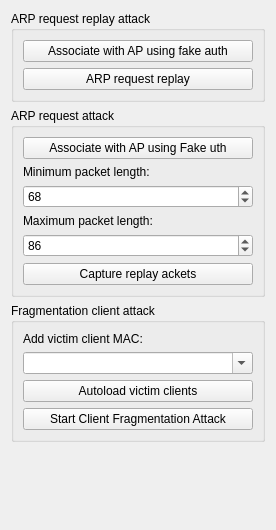
          <widget class="QWidget" name="page">
           <property name="geometry">
            <rect>
             <x>0</x>
             <y>0</y>
             <width>276</width>
             <height>530</height>
            </rect>
           </property>
           <attribute name="label">
            <string>WEP Attacks (with clients)</string>
           </attribute>
           <layout class="QVBoxLayout">
            <item>
             <widget class="QGroupBox" name="buttonGroup1_2_2_3">
              <property name="title">
               <string>ARP request replay attack</string>
              </property>
              <property name="flat">
               <bool>false</bool>
              </property>
              <property name="checkable">
               <bool>false</bool>
              </property>
              <layout class="QVBoxLayout">
               <item>
                <widget class="QPushButton" name="button_wep_assoc_fake_auth_rep">
                 <property name="text">
                  <string>Associate with AP using fake auth</string>
                 </property>
                </widget>
               </item>
               <item>
                <widget class="QPushButton" name="button_wep_start_rep">
                 <property name="text">
                  <string>ARP request replay</string>
                 </property>
                </widget>
               </item>
              </layout>
             </widget>
            </item>
            <item>
             <widget class="QGroupBox" name="buttonGroup1_2_2_2_3">
              <property name="title">
               <string>ARP request attack</string>
              </property>
              <layout class="QVBoxLayout">
               <item>
                <widget class="QPushButton" name="button_wep_assoc_fake_auth_req">
                 <property name="text">
                  <string>Associate with AP using Fake uth</string>
                 </property>
                </widget>
               </item>
               <item>
                <widget class="QLabel" name="textLabel6_3">
                 <property name="text">
                  <string>Minimum packet length:</string>
                 </property>
                 <property name="wordWrap">
                  <bool>false</bool>
                 </property>
                </widget>
               </item>
               <item>
                <widget class="QSpinBox" name="spin_wep_wireless_req">
                 <property name="maximum">
                  <number>90000</number>
                 </property>
                 <property name="value">
                  <number>68</number>
                 </property>
                </widget>
               </item>
               <item>
                <widget class="QLabel" name="textLabel7_2">
                 <property name="text">
                  <string>Maximum packet length:</string>
                 </property>
                 <property name="wordWrap">
                  <bool>false</bool>
                 </property>
                </widget>
               </item>
               <item>
                <widget class="QSpinBox" name="spin_wep_wired_req">
                 <property name="maximum">
                  <number>90000</number>
                 </property>
                 <property name="value">
                  <number>86</number>
                 </property>
                </widget>
               </item>
               <item>
                <widget class="QPushButton" name="button_wep_capture_req">
                 <property name="text">
                  <string>Capture replay ackets</string>
                 </property>
                </widget>
               </item>
              </layout>
             </widget>
            </item>
            <item>
             <widget class="QGroupBox" name="buttonGroup1_2_2_2_2_2">
              <property name="title">
               <string>Fragmentation client attack</string>
              </property>
              <layout class="QVBoxLayout">
               <item>
                <widget class="QLabel" name="textLabel6_2_2">
                 <property name="text">
                  <string>Add victim client MAC:</string>
                 </property>
                 <property name="wordWrap">
                  <bool>false</bool>
                 </property>
                </widget>
               </item>
               <item>
                <widget class="QComboBox" name="combo_wep_mac_cfrag">
                 <property name="editable">
                  <bool>true</bool>
                 </property>
                </widget>
               </item>
               <item>
                <widget class="QPushButton" name="button_wep_autoload_clients_cfrag">
                 <property name="text">
                  <string>Autoload victim clients</string>
                 </property>
                </widget>
               </item>
               <item>
                <widget class="QPushButton" name="button_wep_arp_inj_cfrag">
                 <property name="text">
                  <string>Start Client Fragmentation Attack</string>
                 </property>
                </widget>
               </item>
              </layout>
             </widget>
            </item>
            <item>
             <spacer name="spacer25_2">
              <property name="orientation">
               <enum>Qt::Vertical</enum>
              </property>
              <property name="sizeType">
               <enum>QSizePolicy::Expanding</enum>
              </property>
              <property name="sizeHint" stdset="0">
               <size>
                <width>41</width>
                <height>20</height>
               </size>
              </property>
             </spacer>
            </item>
           </layout>
          </widget>
